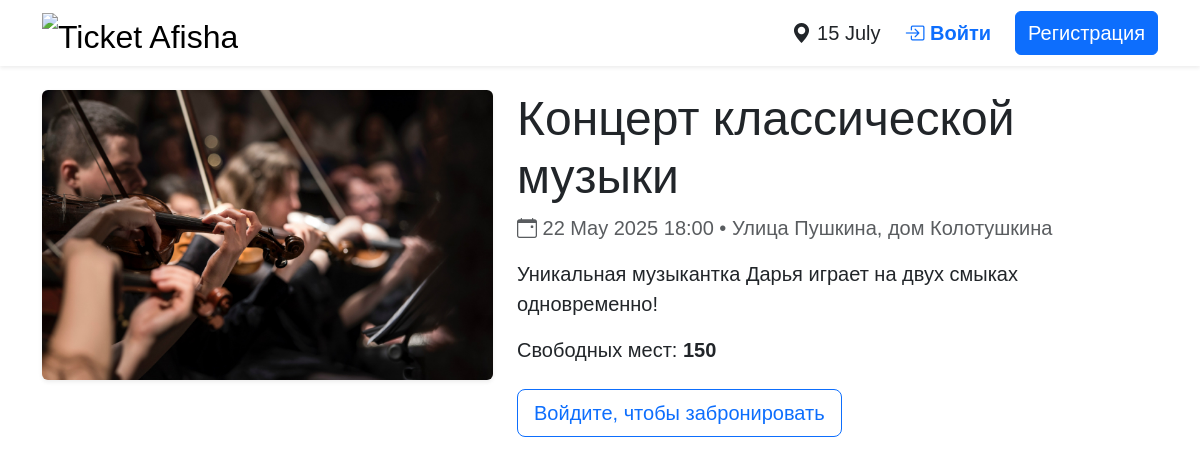
Screenshot of /event/2 with the database file from the repository.
### event_ticketing/models/event.py (models this page shows)
class EventDB(Base):
    __tablename__ = "events"
    id = Column(Integer, primary_key=True)
    name = Column(String, nullable=False)
    description = Column(String)
    date = Column(DateTime, default=datetime.utcnow)
    location = Column(String)
    available_seats = Column(Integer, default=0)
    image_url = Column(String, default="")

### Web/app.py (the view)
@app.route("/event/<int:eid>")
def event_page(eid: int):
    with SessionLocal() as db:
        ev = db.get(EventDB, eid)
        return render_template("event.html", ev=ev, RESERVE_MIN=RESERVE_MIN)

### Web/app.py (called while the page is built)
@app.context_processor
def inject_now():
    return {"now": datetime.now()}

### Web/templates/event.html
{% extends 'base.html' %}
{% block body %}
<div class="row g-4">
  <div class="col-md-5">
    {% if ev.image_url %}
      <img src="{{ ev.image_url }}"
           class="w-100 rounded shadow-sm mb-3"
           style="max-height:400px; object-fit:cover;"
           alt="{{ ev.name }}">
    {% endif %}
  </div>
  <div class="col-md-7">
    <h1 class="display-5">{{ ev.name }}</h1>
    <p class="text-muted fs-5 mb-3">
      <i class="bi bi-calendar-event"></i>
      {{ ev.date.strftime('%d %b %Y %H:%M') }} • {{ ev.location }}
    </p>
    <p class="fs-5">{{ ev.description }}</p>
    <p class="fs-5 mb-4">Свободных мест: <strong>{{ ev.available_seats }}</strong></p>
    {% if current_user.is_authenticated %}
      <form method="post" action="/reserve/{{ ev.id }}">
        <button class="btn btn-success btn-lg">
          <i class="bi bi-ticket-perforated"></i>
          Забронировать ({{ RESERVE_MIN }} мин)
        </button>
      </form>
    {% else %}
      <a class="btn btn-outline-primary btn-lg" href="/login">
        Войдите, чтобы забронировать
      </a>
    {% endif %}
  </div>
</div>
{% endblock %}

### Web/templates/base.html (style rules this page uses)
body { font-family: "Yandex Sans", sans-serif; }
h1,h2,h3,h4,h5 { font-family: "Yandex Sans Display", sans-serif; }

### rows the page displays
EventDB: image_url (picture), name "Концерт классической музыки", date "22 May 2025 18:00", location "Улица Пушкина, дом Колотушкина", description "Уникальная музыкантка Дарья играет на двух смыках одновременно!", available_seats "150"
